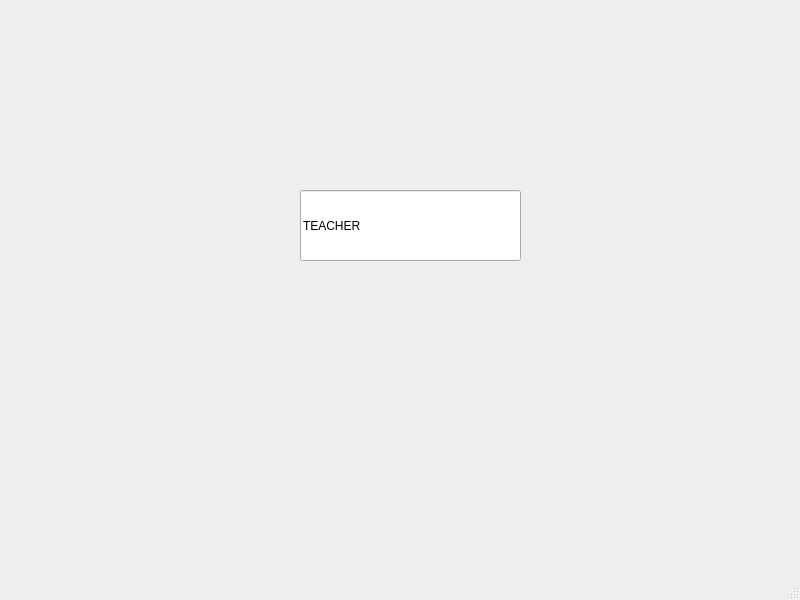
<?xml version="1.0" encoding="UTF-8"?>
<ui version="4.0">
 <class>TeacherWindow</class>
 <widget class="QMainWindow" name="TeacherWindow">
  <property name="geometry">
   <rect>
    <x>0</x>
    <y>0</y>
    <width>800</width>
    <height>600</height>
   </rect>
  </property>
  <property name="windowTitle">
   <string>MainWindow</string>
  </property>
  <widget class="QWidget" name="centralwidget">
   <widget class="QLineEdit" name="lineEdit">
    <property name="geometry">
     <rect>
      <x>300</x>
      <y>190</y>
      <width>221</width>
      <height>71</height>
     </rect>
    </property>
    <property name="text">
     <string>TEACHER </string>
    </property>
   </widget>
  </widget>
  <widget class="QMenuBar" name="menubar">
   <property name="geometry">
    <rect>
     <x>0</x>
     <y>0</y>
     <width>800</width>
     <height>26</height>
    </rect>
   </property>
  </widget>
  <widget class="QStatusBar" name="statusbar"/>
 </widget>
 <resources/>
 <connections/>
</ui>
